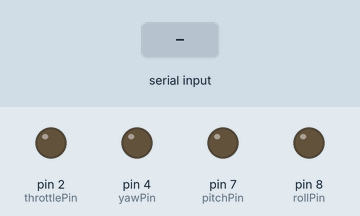
Recording of a sketch running on a simulated Arduino Uno, built with avr-gcc and run on an emulated ATmega328P. On the bench: output pins drawn as LEDs (lit = HIGH). The inputs (shaded band) are chosen by the test bench.

Above: at 1.2 s.
1.3 s: "90,45,200\n" received over Serial
At 2.9 s:
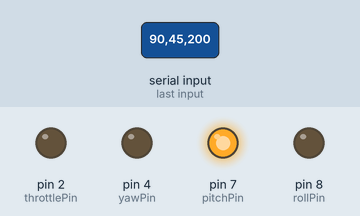
3.8 s: "30,150,10\n" received over Serial
At 5.9 s:
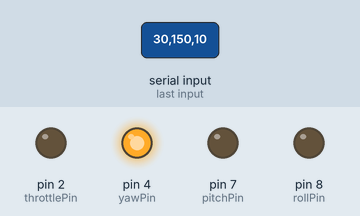
6.3 s: "30,150,10,200\n" received over Serial
At 7.1 s:
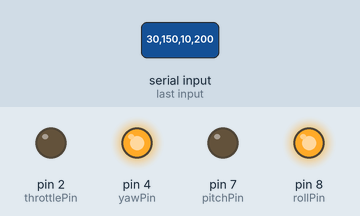
7.8 s: "90,45,200,10\n" received over Serial
At 8.2 s:
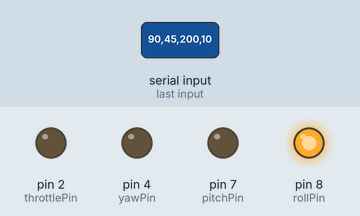
9.3 s: "90,45,200\n" received over Serial
At 10.5 s:
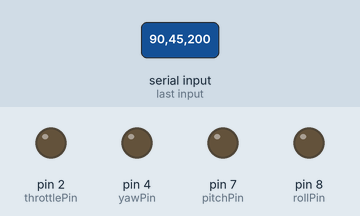
12.3 s: "90,45\n" received over Serial
At 15.5 s:
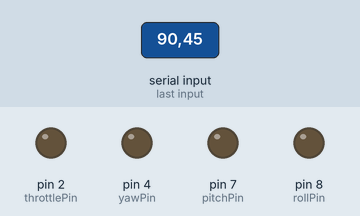
Timing chart, 0 to 16.3 s (numbered marks = the images above; inputs shaded):
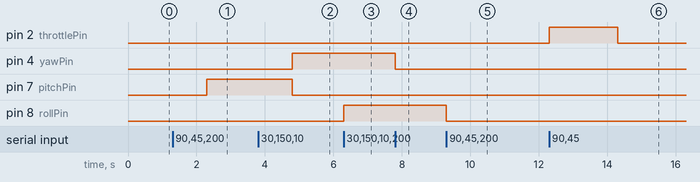

The sketch:

drone_control.ino
```cpp
// Set initial values
int throttle  = 0;
int yaw       =  255/2; // 3.3v / 2
int pitch     = 255/2; // 3.3v / 2
int roll      = 255/2;  // 3.3v / 2

int throttlePin   = 2; // PWM
int yawPin        = 4; // PWM
int  pitchPin      = 7; // PWM
int rollPin       = 8; // PWM


void setup()  {

  // Begin Serial communication at 115200 baud
  Serial.begin( 115200  );

  // Set pinModes
  pinMode( throttlePin,  OUTPUT );
  pinMode(  yawPin,       OUTPUT );
  pinMode( pitchPin,     OUTPUT );
  pinMode( rollPin,      OUTPUT );
}

void loop() {
  // When there is a Serial connection  available, get the values
  if ( Serial.available() > 0 ) {
    throttle    =  Serial.parseInt();    // Store first integer value from Serial buffer
    yaw         = Serial.parseInt();    // Store second integer value from Serial buffer
    pitch       = Serial.parseInt();    // Store third integer value from Serial  buffer
    roll        = Serial.parseInt();    // Store fourth integer value  from Serial buffer
  }

  // Write values to the drone controller
  //  Use a low pass filter or DAC (digital to analog converter) to convert PWM to an  analog voltage
  analogWrite( throttlePin,  throttle );
  analogWrite( yawPin,       yaw      );
  analogWrite( pitchPin,     pitch    );
  analogWrite(  rollPin,      roll     );
}
```

Measured:
- after the input at 1.3 s, pin 7 (pitchPin): LOW → HIGH after 1.0 s
- after the input at 3.8 s, pin 4 (yawPin): LOW → HIGH after 1.0 s; pin 7 (pitchPin): HIGH → LOW after 1.0 s
- after the input at 6.3 s, pin 8 (rollPin): LOW → HIGH at once
- after the input at 7.8 s, pin 4 (yawPin): HIGH → LOW at once
- after the input at 9.3 s, pin 2 (throttlePin): LOW → HIGH after 3.0 s; pin 8 (rollPin): HIGH → LOW after 0.00 s instead of 1.5 s
- after the input at 12.3 s, pin 2 (throttlePin): HIGH → LOW after 2.0 s
